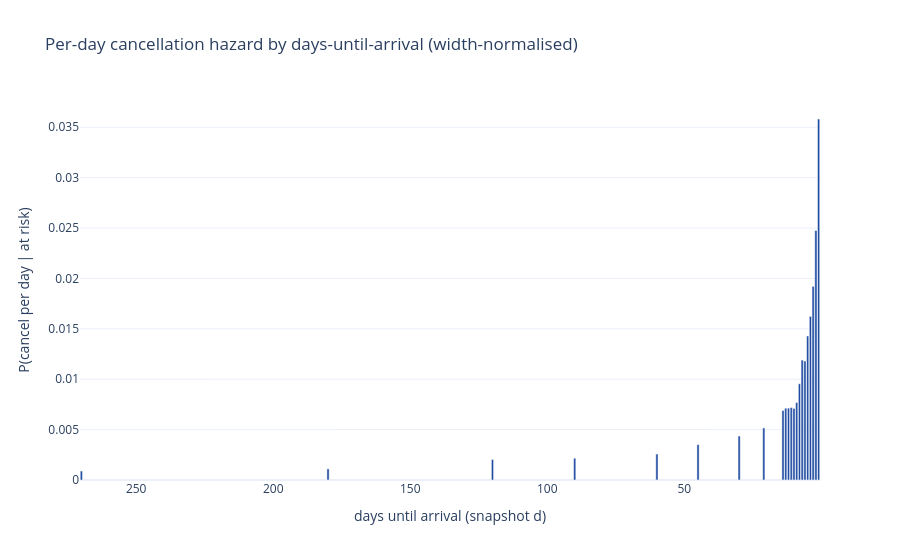

Notebook source saved alongside this figure:
### Markdown cell above
## 2 - Person-period grid + empirical hazard by horizon

Each booking is expanded to one row per snapshot it survives to where the target is "cancelled within this snapshot's window". Because the coarse snapshots span wider windows, I plot the **per-day** hazard (window rate / window width) so daily and coarse snapshots are comparable.

### Code cell
num, cat = HZ.feature_lists(clean)
print(f"features: {len(num)} numeric + {len(cat)} categorical")
print(f"snapshot grid (daily 1..14 + coarse tail): {HZ.SNAP}")

pp, _ = HZ.build_person_period(ce, num, cat)
g = pp.groupby(HZ.AXIS).agg(haz=("y", "mean"), width=("width", "first"), n=("y", "size"))
g["haz_per_day"] = g["haz"] / g["width"]          # width-normalised => comparable across snapshots
print(f"person-period rows: {len(pp):,}")

fig = go.Figure()
fig.add_bar(x=g.index, y=g["haz_per_day"], marker_color=BRAND["blue"])
fig.update_layout(title="Per-day cancellation hazard by days-until-arrival (width-normalised)",
                  xaxis_title="days until arrival (snapshot d)",
                  yaxis_title="P(cancel per day | at risk)")
fig.update_xaxes(autorange="reversed")
fig.show()

### Figure 1 — Plotly figure (JSON) as saved in the notebook; plotly's stock layout.template omitted (floating-point values rounded to 4 significant figures)
{"data": [{"marker": {"color": "#1E4BA1"}, "type": "bar", "x": [1.0, 2.0, 3.0, 4.0, 5.0, 6.0, 7.0, 8.0, 9.0, 10.0, 11.0, 12.0, 13.0, 14.0, 21.0, 30.0, 45.0, 60.0, 90.0, 120.0, 180.0, 270.0], "y": [0.03582, 0.02476, 0.01921, 0.01624, 0.01429, 0.0118, 0.0119, 0.00955, 0.007686, 0.007107, 0.007189, 0.007131, 0.00712, 0.006896, 0.005166, 0.004363, 0.003513, 0.00258, 0.002156, 0.002032, 0.001104, 0.0008889]}], "layout": {"title": {"text": "Per-day cancellation hazard by days-until-arrival (width-normalised)"}, "xaxis": {"autorange": "reversed", "title": {"text": "days until arrival (snapshot d)"}}, "yaxis": {"title": {"text": "P(cancel per day | at risk)"}}}}
